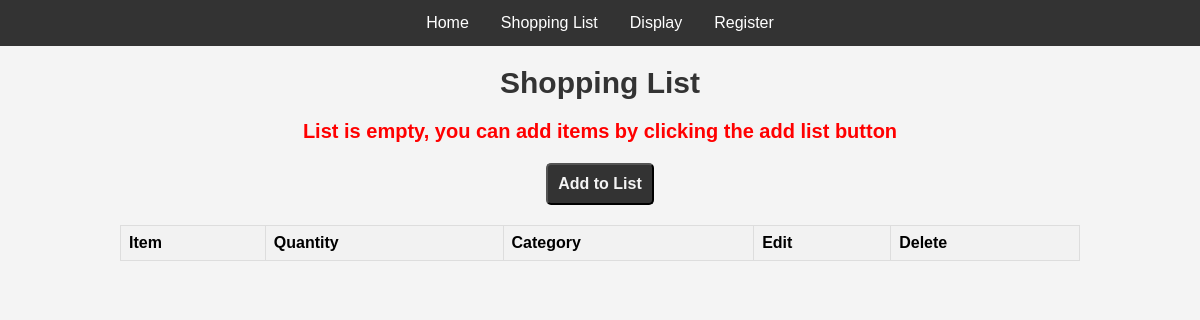
The app's page /display, older data.
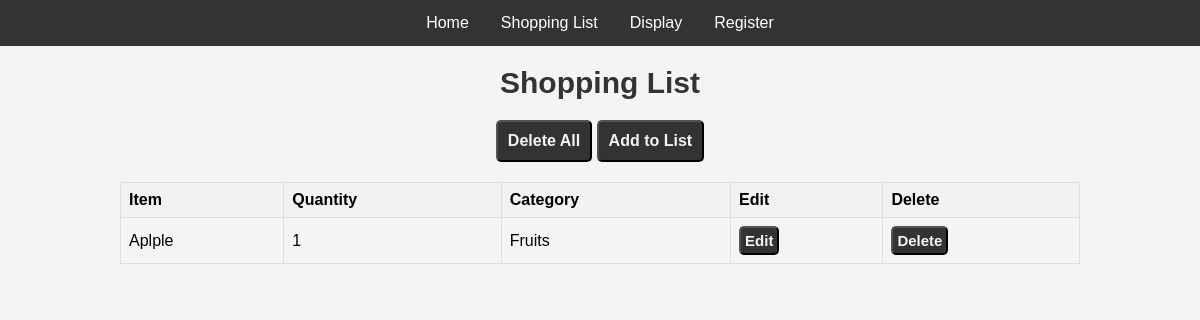
The same page, newer data.
### app.py (models this page shows, shortened)
class Notes(db.Model):
    __tablename__ = "shopping_list"
    id = db.Column(db.Integer, primary_key=True)
    item = db.Column(db.Text)
    quantity = db.Column(db.Integer)
    category = db.Column(db.String(64))

### app.py (the view)
@app.route('/display')
def display():
    notes = Notes.query.all()
    return render_template('display.html',notes = notes)

### templates/display.html (shortened to what this page needs)
{% extends 'layout.html' %}
{% block content %}
<center>
    <h1>Shopping List </h1>
    {% if notes|length == 0 %}
        <p>List is empty, you can add items by clicking the add list button</p>
    {% else %}
        <button class ='btn1'><a href="{{ url_for('delete_all') }}">Delete All</a></button>
    {% endif %}
    <button class ='btn1'><a href="{{ url_for('shopping') }}">Add to List</a></button>
    <table>
        <tr>
            <th>Item</th>
            <th>Quantity</th>
            <th>Category</th>
            <th>Edit</th>
            <th>Delete</th>
        </tr>
        {% for note in notes %}
        <tr>
            <td>{{ note.item }}</td>
            <td>{{ note.quantity }}</td>
            <td>{{ note.category }}</td>
            <td><button class ='btn'><a href="{{ url_for('update', id=note.id) }}">Edit</a></button></td>
            <td><button class ='btn'><a href="{{ url_for('delete', id=note.id) }}">Delete</a></button></td>
        </tr>
        {% endfor %}
    </table>
</center>
{% endblock %}

### templates/layout.html (shortened to what this page needs)
<!DOCTYPE html>
<html lang="en">
<head>
</head>
<body>
<center>
    <nav class ="navbar">
        {% if not current_user.is_authenticated %}
            <a href="{{ url_for("index") }}">Home</a>
        {% endif %}
        <a href="{{ url_for("shopping") }}">Shopping List</a>
        <a href="{{ url_for("display") }}">Display</a>
        {% if current_user.is_authenticated %}
        <a href="{{ url_for("logout") }}">Logout</a>
        <a href="{{ url_for("profile") }}">Profile</a>
        {% else %}
        <a href="{{ url_for("register") }}">Register</a>
        {% endif %}
    </nav>
</center>
    {% block content %}
    {% endblock %}
</body>
</html>

### templates/layout.html (style rules this page uses)
body { font-family: Arial, sans-serif; margin: 0; padding: 0; background-color: #f4f4f4; }
.navbar { background-color: #333; overflow: hidden; display : flex; justify-content: center; align-items: center; }
.navbar a { float: left; display: block; color: white; text-align: center; padding: 14px 16px; text-decoration: none; }

### templates/display.html (style rules this page uses)
h1 { color: #333; text-align: center; font-size: 30px; font-weight: bold; }
.btn { background-color: #333; color: #f4f4f4; padding: 4px; border-radius: 5px; font-weight: bold; font-size: 15px; text-decoration: none; transition: background-color 0.3s; cursor: pointer; text-align: center; }
table { width: 80%; border-collapse: collapse; margin-top: 20px; }
th, td { border: 1px solid #ddd; padding: 8px; text-align: left; }
th { background-color: #f2f2f2; }
.btn1 { background-color: #333; color: #f4f4f4; padding: 10px; border-radius: 5px; font-weight: bold; font-size: 16px; text-decoration: none; transition: background-color 0.3s; cursor: pointer; text-align: center; }
a { text-decoration: none; color: #f4f4f4; font-family: 'Gill Sans', 'Gill Sans MT', Calibri, 'Trebuchet MS', sans-serif; }

Row changes from the older to the newer data that the page shows:
added Notes: item "Aplple", quantity "1", category "Fruits"
Text that changed along with them:
text no longer shown: "List is empty, you can add items by clicking the add list button"
text now shown: "Delete All"
